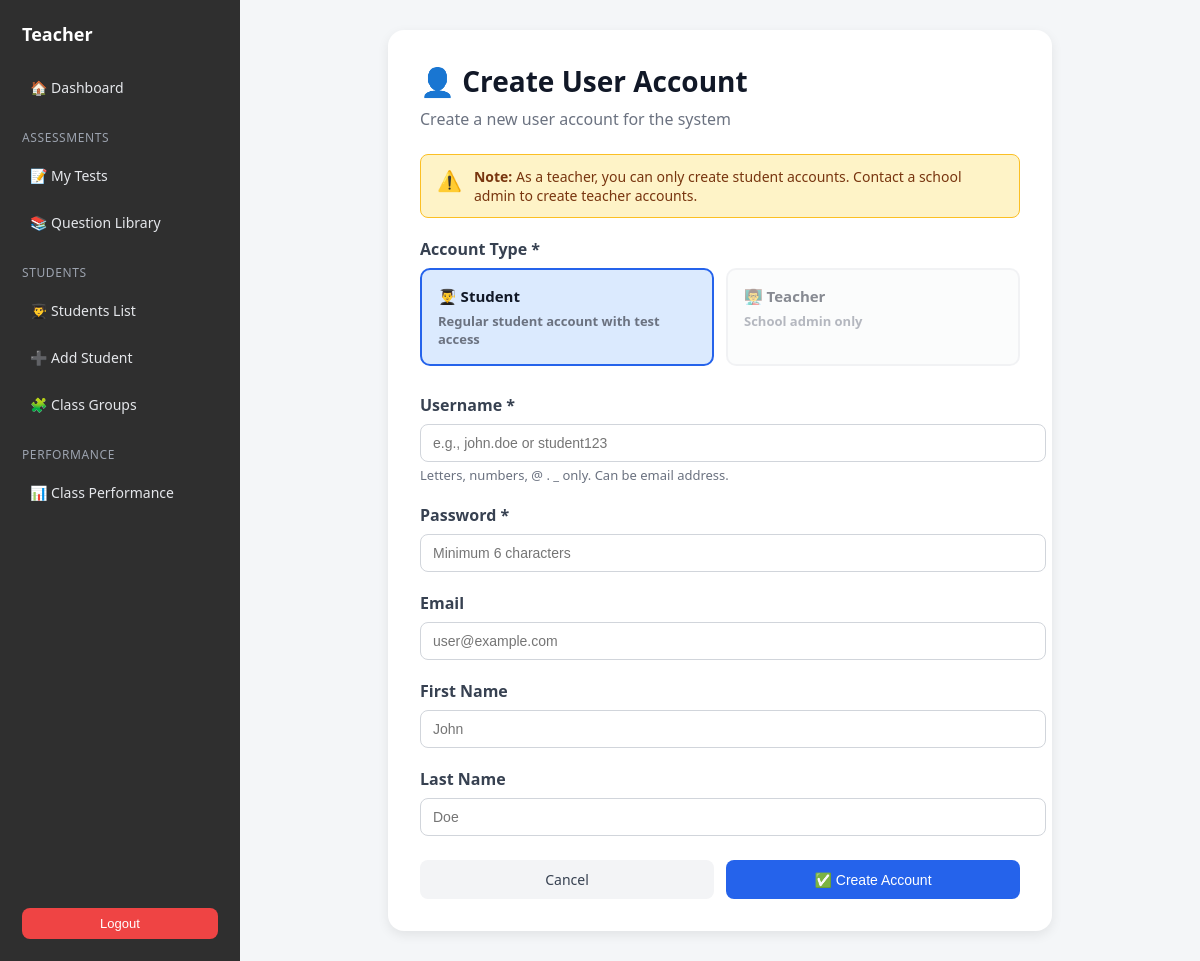
/teacher/users/create/ (signed in), run on an earlier commit of the app's database.
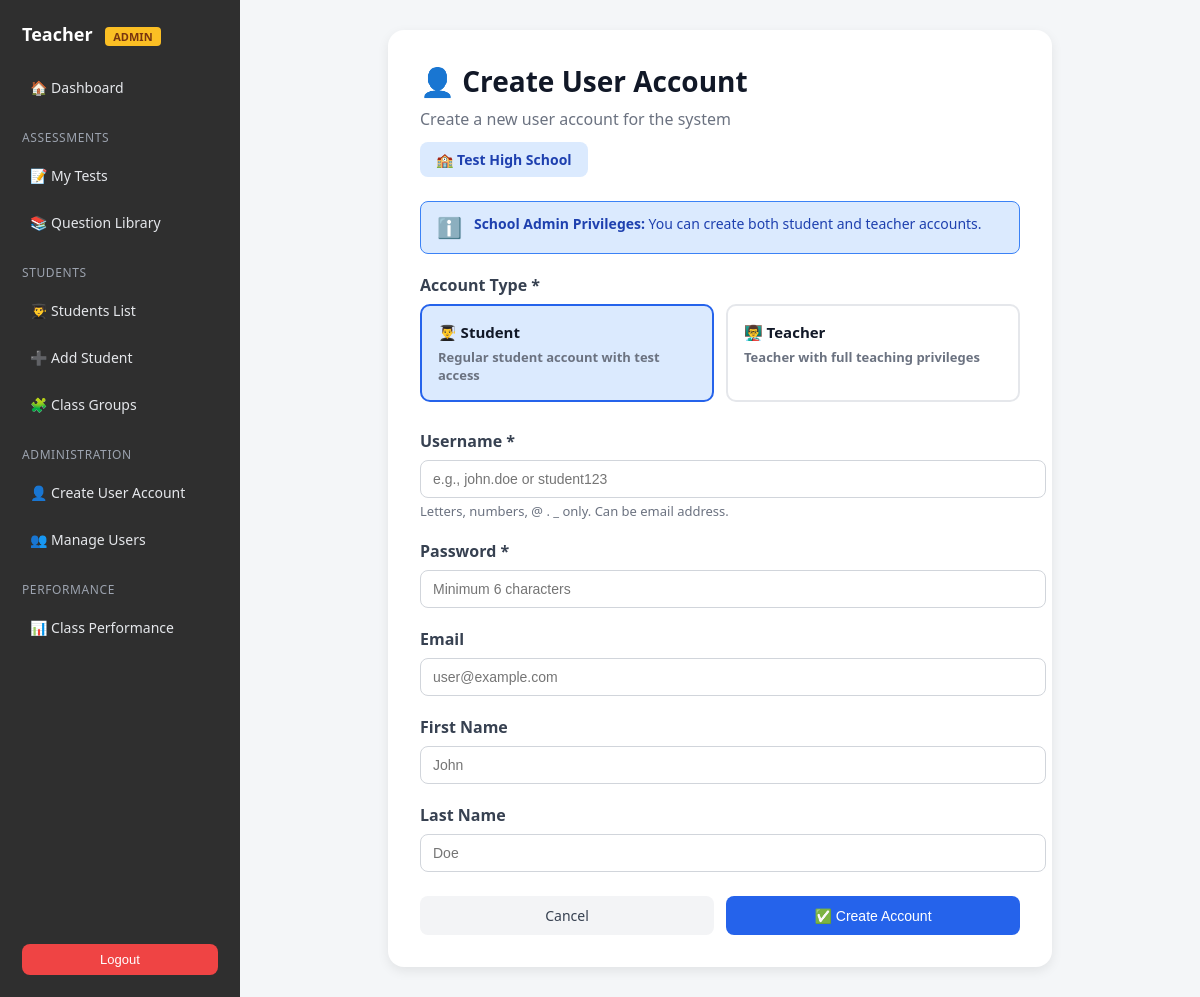
And on a later commit of the database.
### core/models.py (models this page shows, shortened)
class School(models.Model):
    name = models.CharField(max_length=200)
    code = models.CharField(max_length=50, unique=True)  # e.g., "SCH001"
    address = models.TextField(blank=True)
    phone = models.CharField(max_length=20, blank=True)
    email = models.EmailField(blank=True)
    created_at = models.DateTimeField(auto_now_add=True)
    class Meta:
        ordering = ["name"]

### core/views.py (the view, shortened to what this page needs)
# urls.py: path("teacher/users/create/", views.create_user_account, name="create_user_account"),
@login_required
def create_user_account(request):
    role = get_user_role(request.user)
    school = get_user_school(request.user)
    if role not in ['teacher', 'school_admin']:
        messages.error(request, "You don't have permission to create accounts.")
        return redirect("teacher_dashboard")
    is_school_admin = (role == 'school_admin')
    return render(request, "teacher/accounts/create_user.html", {
        "is_school_admin": is_school_admin,
        "school": school
    })

### core/views.py (called while the page is built)
def get_user_school(user):
    try:
        return user.profile.school
    except:
        return None

def get_user_role(user):
    try:
        return user.profile.role
    except:
        return 'student' if not user.is_staff else 'teacher'

### templates/teacher/accounts/create_user.html (shortened to what this page needs)
{% extends "teacher/teacher_base.html" %}
{% block content %}
<div class="form-container">
  <div class="form-header">
    <h1>👤 Create User Account</h1>
    <p>Create a new user account for the system</p>
    {% if school %}
      <div class="school-badge">
        🏫 {{ school.name }}
      </div>
    {% endif %}
  </div>
  {% if is_school_admin %}
  <div class="info-box">
    <span class="info-icon">ℹ️</span>
    <div class="info-text">
      <strong>School Admin Privileges:</strong> You can create both student and teacher accounts.
    </div>
  </div>
  {% else %}
  <div class="warning-box">
    <span class="warning-icon">⚠️</span>
    <div class="warning-text">
      <strong>Note:</strong> As a teacher, you can only create student accounts.
      Contact a school admin to create teacher accounts.
    </div>
  </div>
  {% endif %}
  <form method="post">
    <div class="form-group">
      <label>Account Type *</label>
      <div class="role-selection">
        <label class="role-option selected" id="studentRole">
          <div>
            <div class="role-label">
              👨‍🎓 Student
            </div>
            <div class="role-desc">Regular student account with test access</div>
          </div>
        </label>
        <label class="role-option {% if not is_school_admin %}disabled{% endif %}" id="teacherRole">
          <div>
            <div class="role-label">
              👨‍🏫 Teacher
            </div>
            <div class="role-desc">
              {% if is_school_admin %}
                Teacher with full teaching privileges
              {% else %}
                School admin only
              {% endif %}
            </div>
          </div>
        </label>
      </div>
    </div>
    <div class="form-group">
      <label>Username * </label>
      <input
        type="text"
        name="username"
        required
        placeholder="e.g., john.doe or student123"
        pattern="[a-zA-Z0-9_.@]+"
      >
      <small>Letters, numbers, @ . _ only. Can be email address.</small>
    </div>
    <div class="form-group">
      <label>Password *</label>
      <input
        type="password"
        name="password"
        required
        minlength="6"
        placeholder="Minimum 6 characters"
      >
    </div>
    <div class="form-group">
      <label>Email</label>
      <input type="email" name="email" placeholder="user@example.com">
    </div>
    <div class="form-group">
      <label>First Name</label>
      <input type="text" name="first_name" placeholder="John">
    </div>
    <div class="form-group">
      <label>Last Name</label>
      <input type="text" name="last_name" placeholder="Doe">
    </div>
    <div class="btn-group">
      <a href="{% url 'teacher_dashboard' %}" class="btn secondary">
        Cancel
      </a>
      <button type="submit" class="btn primary">
        ✅ Create Account
      </button>
    </div>
  </form>
</div>
{% endblock %}

What changed in the data, as far as the page shows it:
added School: name "Test High School"
Also different on the page:
text no longer shown: "⚠️ Note: As a teacher, you can only create student accounts. Contact a school admin to create teacher accounts. School admin only"
text now shown: "ADMIN ADMINISTRATION 👤 Create User Account 👥 Manage Users 🏫 ℹ️ School Admin Privileges: You can create both student and teacher accounts. Teacher with full teaching privileges"
